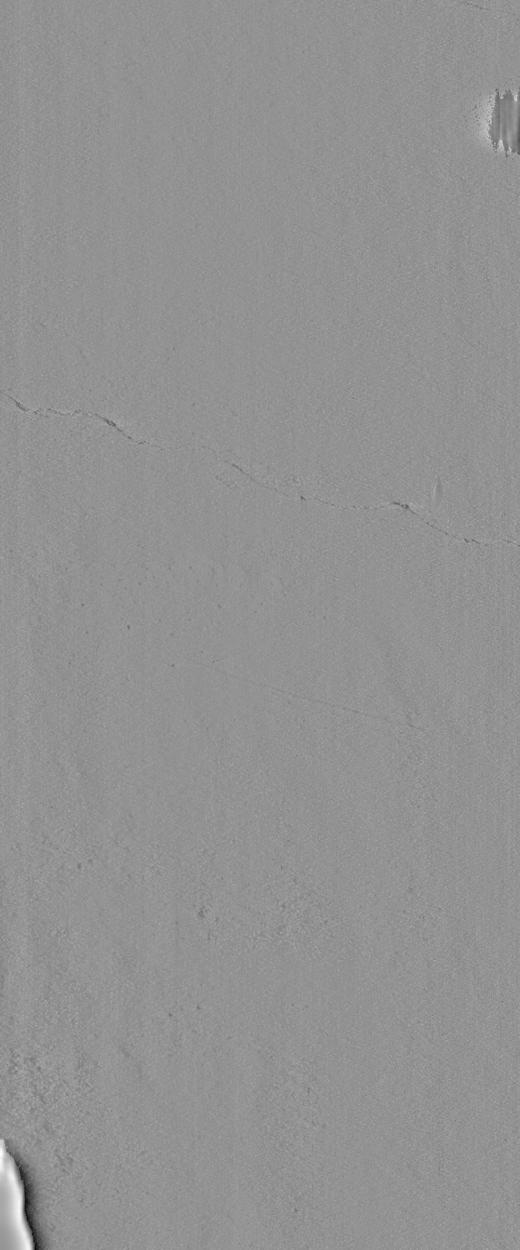
%> input picture input images/0004.tiff, 520 x 1250 px
$ octave HW_crack_width_question.m   (GNU Octave 9; MATLAB toolbox functions it lacks are replaced by stand-ins)
%> lines starting %> are read from the running program, lines starting %| are printed output that depends on the picture; in (x1, y1, x2, y2) boxes, pixels count from 0 and x2, y2 are one past the last pixel; in counts of white or black regions, pixels touching at a corner belong together; the program's own positions count from 1
%> further down, im is the input picture: size 1250x520 uint8; min 6, max 255, mean 146.3
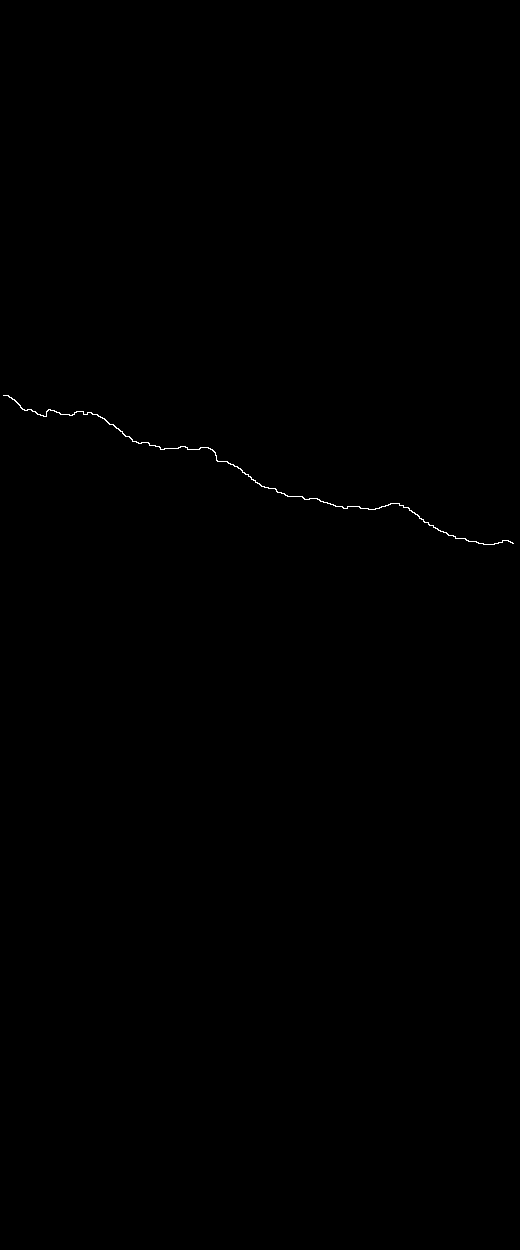
%> input picture ground truth/0004.tiff, 520 x 1250 px
%> further down, gt is the input picture: size 1250x520 uint8; 0.11% white in thin lines or dots, all inside (x1, y1, x2, y2) = (3, 395, 514, 545)
### lowpass.m
function [low_image, high_image] = lowpass(im,f,normalize)
%> called with f = 50
%LOWPASS Summary of this function goes here
%   Detailed explanation goes here

if nargin < 3
  normalize = false;
end

[m,n]=size(im);
%> m = 1250; n = 520

h_fft = zeros(m,n);

% FFT
im_fft = fft2(im);

fx = floor(m * f / 200);
%> fx = 312
fy = floor(n * f / 200);
%> fy = 130

h_fft( (m/2+1) + (-fx:fx) , : ) = im_fft( (m/2+1) + (-fx:fx) , : );
h_fft( : , (n/2+1) + (-fy:fy) ) = im_fft( : , (n/2+1) + (-fy:fy) );
%zero out a symmetric region of frequencies
im_fft( (m/2+1) + (-fx:fx) , : ) = 0;
im_fft( : , (n/2+1) + (-fy:fy) ) = 0;

% inverse FFT
low_image = abs(ifft2(im_fft));
high_image = abs(ifft2(h_fft));

if normalize
  low_image = low_image - min(low_image(:));
  high_image = high_image - min(high_image(:));
  low_image = low_image ./ max(low_image(:));
  high_image = high_image ./ max(high_image(:));
end

end

### crack_detection.m
function [crack] = crack_detection(im,crack)

change_line = true;
change_column = true;

crack = (crack > 0) * 1.0;
gt_dist = 2;

im_mean = mean2(im);
%> im_mean = 146.3
im_std = std2(im);
%> im_std = 5.71

while change_line || change_column
  [crack, change_line] = line_crack_update(im,crack,gt_dist,im_mean,im_std);
  [crack, change_column] = line_crack_update(im',crack',gt_dist,im_mean,im_std);
  crack = crack';
  gt_dist = gt_dist + 1;
end
%> this loop made 11 passes
%> (change_line, change_column) on passes 1 to 11: (true, true), (true, true), (true, true), (true, true), (true, true), (true, true), (true, true), (true, true), (true, true), (false, true), (false, false)
%> pass 1, in crack_detection, `[crack, change_column] = line_crack_update(im',crack',gt_dist,im_mean,..`:
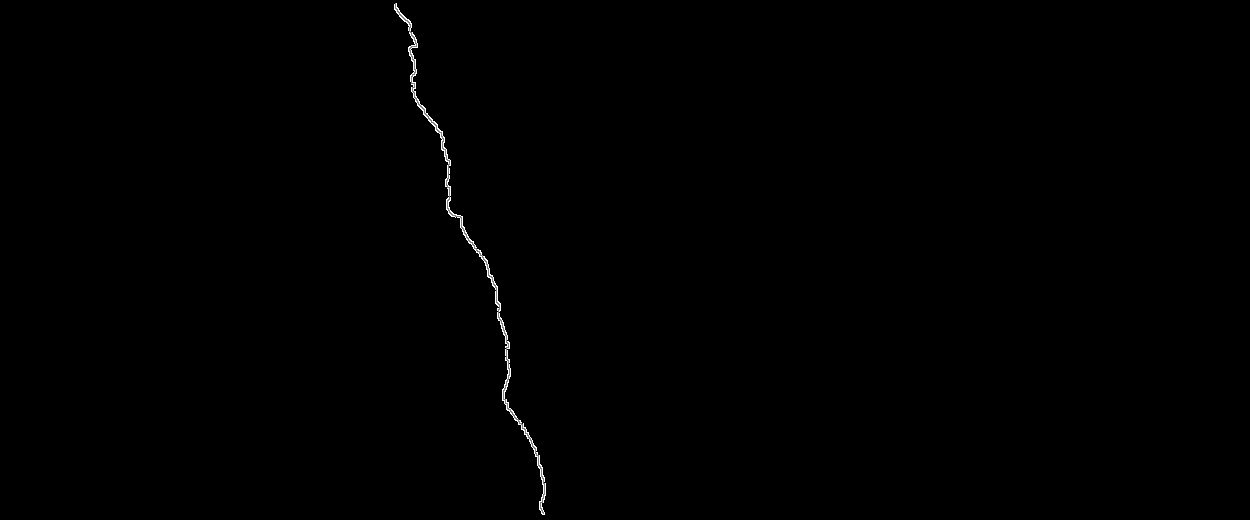
%> crack: size 520x1250 double; min 0, max 2, mean 0.0051; drawn with min black and max white
%> after the loop:
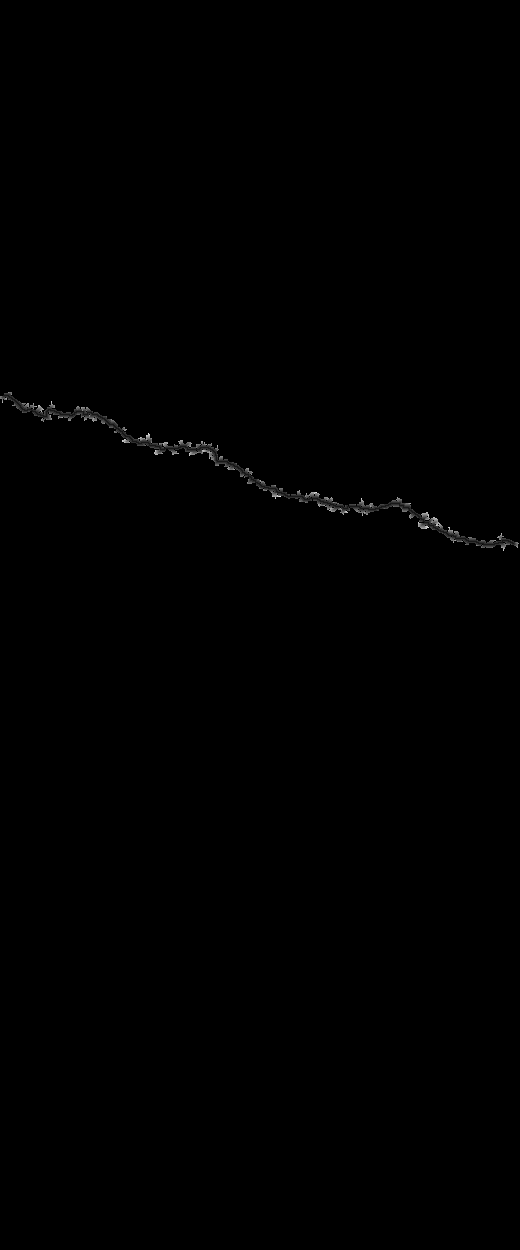
%> crack: size 1250x520 double; min 0, max 11, mean 0.02; drawn with min black and max white
%> after the loop, gt_dist = 13

% revert to the same format as ground truth
crack = (crack > 0) * 255;
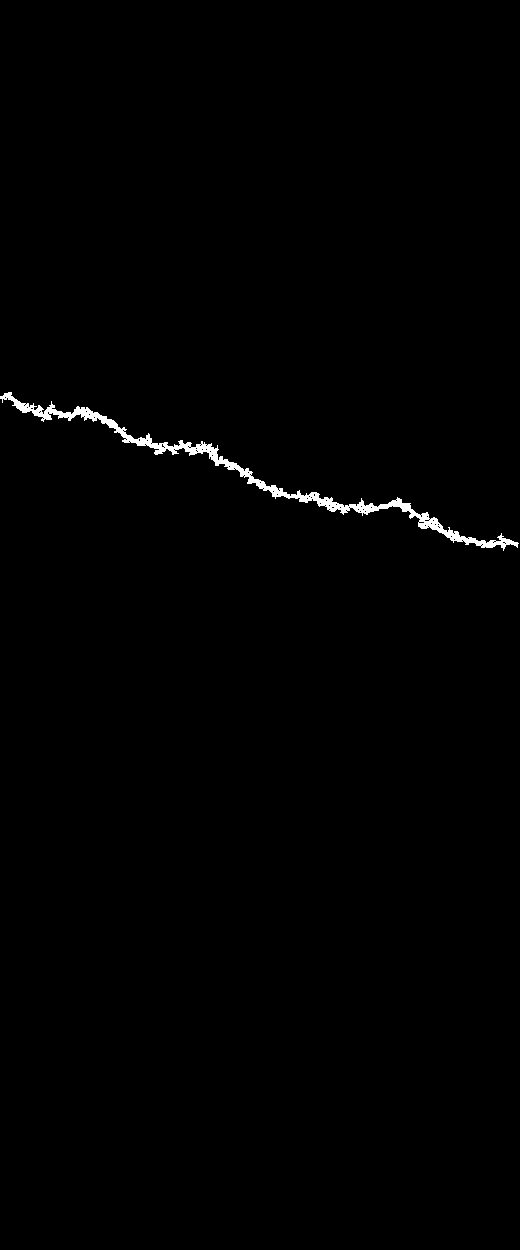
%> crack: size 1250x520 double; 0.64% white; 1 white region, box (x1, y1, x2, y2) and area: (0, 392, 519, 551) 4172

end

### line_crack_update.m
function [crack, change] = line_crack_update(im,crack,gt_dist, im_mean, im_std)

[n,m] = size(im);

force_acept_speed = 20;
change = false;

for l = 1:m
  line = im(:,l);
  c_line = crack(:,l);
  pos = find(c_line >= gt_dist - 1);
  for i = 1:length(pos)
    % if the previous value exist and wasn't already explored
    if (pos(i) > 1) && (crack(pos(i)-1,l) == 0) && (pos(i) + 1 <= n)
      % if we are not on the edge
      if pos(i) > 3
        % compute the acceleration
        v0 = line(pos(i)) - line(pos(i)+1);
        v1 = line(pos(i)-1) - line(pos(i));
        v2 = line(pos(i)-2) - line(pos(i)-1);
        a1 = (v2 - v1) / (abs(v1) + 0.0001); % add 0.0001 to prevent division by 0
        a0 = (v1 - v0) / (abs(v1) + 0.0001); % add 0.0001 to prevent division by 0
        if (line(pos(i)-1) < im_mean-3*im_std) || ((a0 >= -0.2 || a1 >= 0.1) && v1 > 0 && v2 > 0) || ((gt_dist < 6 && (v1+v2) >= 0 && v1 <= 0 && v0 < 0)) || (gt_dist < 6 && v0 < 0 && v1 < 0)
          crack(pos(i)-1,l) = gt_dist;
          change = true;
        end
      % if we cannot compute acceleration, we use speed
      elseif line(pos(i) - 1) > line(pos(i))
        crack(pos(i)-1,l) = gt_dist;
        change = true;
      end
    end
    % if the next value exist and wasn't already explored
    if (pos(i) + 1 <= n) && (crack(pos(i)+1,l) == 0) && (pos(i) > 1)
      % if we are not on the edge
      if pos(i) + 3 <= n
        % compute the acceleration
        v0 = line(pos(i)) - line(pos(i)-1);
        v1 = line(pos(i)+1) - line(pos(i));
        v2 = line(pos(i)+2) - line(pos(i)+1);
        a1 = (v2 - v1) / (abs(v1) + 0.0001); % add 0.0001 to prevent division by 0
        a0 = (v1 - v0) / (abs(v1) + 0.0001); % add 0.0001 to prevent division by 0
        if (line(pos(i)-1) < im_mean-3*im_std) || ((a0 >= -0.2 || a1 >= 0.1) && v1 > 0 && v2 > 0) || (gt_dist < 6 && (v1+v2) >= 0 && v1 <= 0 && v0 < 0) || (gt_dist < 6 && v0 < 0 && v1 < 0)
          crack(pos(i)+1,l) = gt_dist;
          change = true;
        end
      % if we cannot compute acceleration, we use speed
      elseif line(pos(i) + 1) > line(pos(i))
        crack(pos(i)+1,l) = gt_dist;
        change = true;
      end
    end
    old_pos = pos(i);
  end
end

end

### crack_width_detection.m
function [crack_widht] = crack_width_detection(crack)

[n,m] = size(crack);
%> n = 1250; m = 520
crack_widht = zeros(n,m);

linpos = find(crack == 255);
%> linpos = 4172 values from 397 to 648044

for i = 1:length(linpos)
  crack_widht(linpos(i)) = width_detection_ninf(linpos(i), crack);
end
%> this loop made 4172 passes
%> (y in width_detection_ninf, x in width_detection_ninf, w in width_detection_ninf) on passes 1 to 3: (1, 397, 1), (1, 398, 3), (1, 399, 1)

%find square and increment it as the square center is probably in the center of the crack
crack_o = crack_widht(1:n-1,1:m-1);
crack_v = crack_widht(1:n-1,2:m);
crack_h = crack_widht(2:n,1:m-1);
crack_d = crack_widht(2:n,2:m);

square_matrix = (crack_o ~= 0) & (crack_o == crack_v) & (crack_o == crack_d) & (crack_o == crack_h);
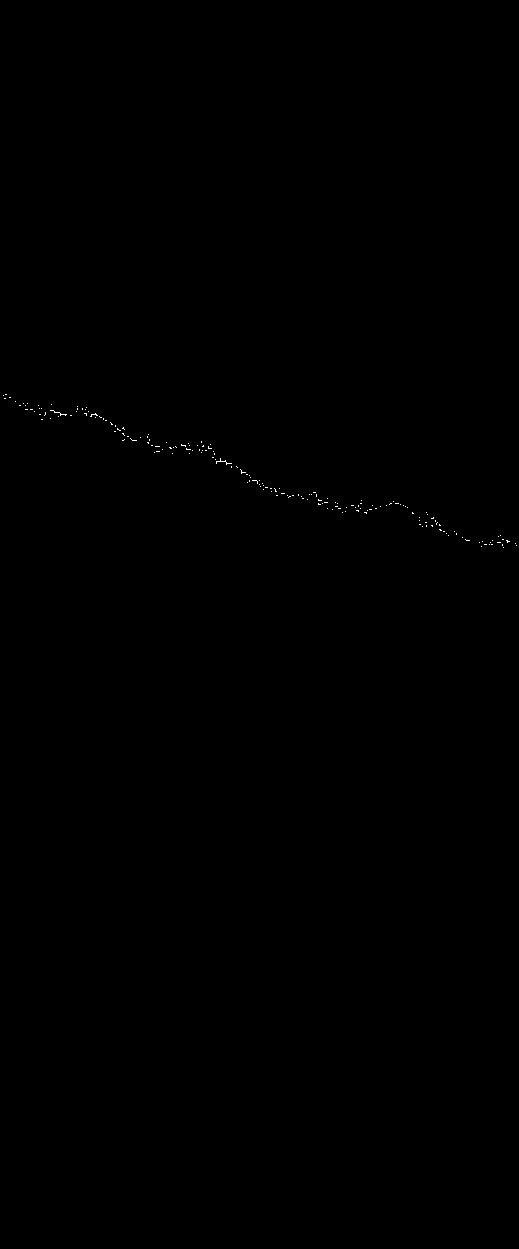
%> square_matrix: size 1249x519 logical; 0.07% white in thin lines or dots, all inside (x1, y1, x2, y2) = (3, 394, 517, 548)

square_linpos = find(square_matrix);
%> square_linpos = 436 values from 4143 to 645030
%switch to x/y coordinate to correct the size difference
y = floor((square_linpos-1)/(n-1));
%> y = 436 values from 3 to 516
x = mod((square_linpos-1), (n-1)) + 1;
%> x = 436 values, max 548 at index 428, min 395 at index 3, mean 470.3
% correct linear position using x/y
square_linpos = y .* n + x;
%> square_linpos = 436 values from 4146 to 645546

% increment found square orgine (not the whole square to prevent multiple incrementation)
crack_widht(square_linpos) = crack_widht(square_linpos) + 1;
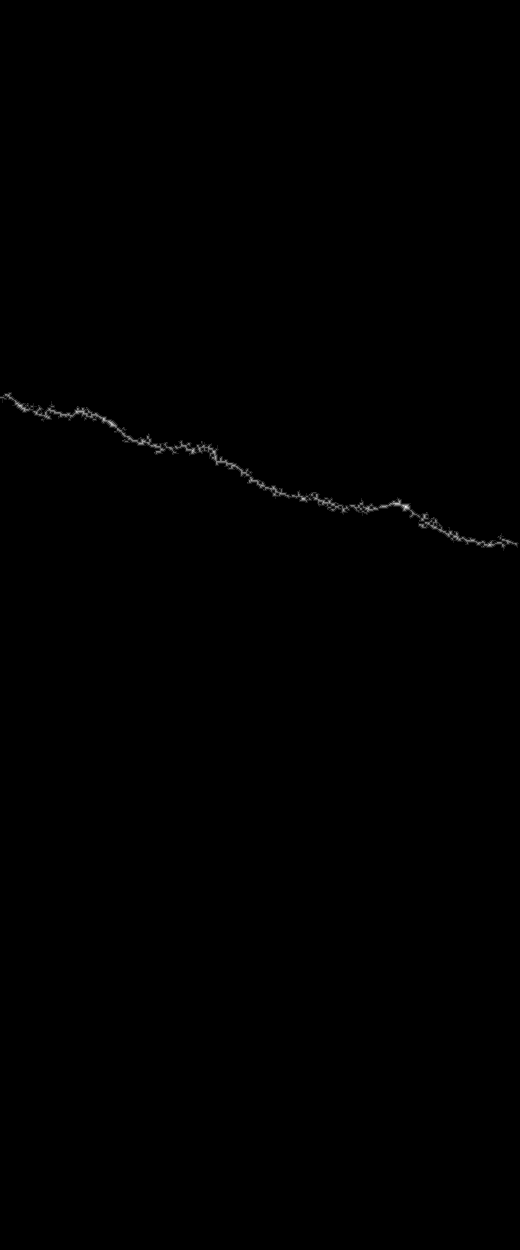
%> crack_widht: size 1250x520 double; min 0, max 8, mean 0.013; drawn with min black and max white

end  % function

### width_detection_ninf.m
function [w] = width_detection_ninf(linpos,crack)

[n,m] = size(crack);
y = floor((linpos-1)/n) + 1;
x = mod((linpos-1), n) + 1;
w = 0;

while true
  x_min = max([1, x-w]);
  x_max = min([n, x+w]);
  y_min = max([1, y-w]);
  y_max = min([m, y+w]);
  if min(min(crack(x_min:x_max,y_min:y_max))) == 0
    break;
  end
  w = w + 1;
end

w = 2 * w - 1;

end

### width_merge.m
function [gt_width] = width_merge(width, gt)

w = 3; % merged value is the max value into a w*2+1 side squar centered on current value

[n,m] = size(gt);
gt_width = zeros(n,m);

linpos = find(gt ~= 0);
%> linpos = 725 values from 4146 to 641794

for i = 1:length(linpos)
  x = mod((linpos(i)-1), n) + 1;
  y = floor((linpos(i)-1)/n) + 1;

  x_min = max([1, x-w]);
  x_max = min([n, x+w]);
  y_min = max([1, y-w]);
  y_max = min([m, y+w]);
  shearch_zone = width(x_min:x_max,y_min:y_max);
  [max_val,max_pos_lin]  = max(shearch_zone(:));

  max_pos_x = x_min + mod((max_pos_lin-1), x_max-x_min+1);
  max_pos_y = y_min + floor((max_pos_lin-1)/(x_max-x_min+1));

  gt_width(linpos(i)) = width_detection_n2(max_pos_x, max_pos_y, width, ceil(max_val * 1.4142));
end
%> this loop made 725 passes
%> (x, y, max_val, max_pos_lin, max_pos_x, max_pos_y) on passes 3 to 5: (396, 6, 5, 46, 396, 9), (396, 7, 5, 39, 396, 9), (396, 8, 5, 32, 396, 9)

end

### width_detection_n2.m
function [w] = width_detection_n2(x,y,crack,exploration_width)

r = ceil(exploration_width / 2);
[n,m] = size(crack);

x_min = max([1, x-r]);
x_max = min([n, x+r]);
y_min = max([1, y-r]);
y_max = min([m, y+r]);
exploration_zone = crack(x_min:x_max,y_min:y_max);

xi = -r:r;
yi = xi';
dist_coef_matrix = sqrt(xi.^2 + yi.^2);

% we are on edge we need to crop dist_coef_matrix
x_min = max([1, 2+r-x]);
x_max = min([2*r+1, r+1+n-x]);
y_min = max([1, 2+r-y]);
y_max = min([2*r+1, r+1+m-y]);
dist_coef_matrix = dist_coef_matrix(x_min:x_max,y_min:y_max);

dist_matrix = (exploration_zone == 0) .* dist_coef_matrix;
% set a very big value to replace 0 to use min later
dist_matrix(find(dist_matrix == 0)) = 1000;


[k,l] = size(dist_matrix);

% divide the space into four quarter to limit the chance to pick two times
% a value from the same side
quarter1 = dist_matrix(1:floor(k/2),   1:floor(l/2)+1);
quarter2 = dist_matrix(floor(k/2)+1:k, 1:floor(l/2));
quarter3 = dist_matrix(floor(k/2):k,   floor(l/2)+1:l);
quarter4 = dist_matrix(1:floor(k/2)+1, floor(l/2):l);

% get the min distance for each quarter
quarter_min_values = zeros(4,1);
quarter_min_values(1) = min(quarter1(:));
quarter_min_values(2) = min(quarter2(:));
quarter_min_values(3) = min(quarter3(:));
quarter_min_values(4) = min(quarter4(:));

% try to get the width by using diagonal value
w = min([quarter_min_values(1) + quarter_min_values(3), quarter_min_values(2) + quarter_min_values(4)]);

if w > 1000
  % if this was not the correct way to get the width use more resilient methods

  quarter_min_values = sort(quarter_min_values);

  if quarter_min_values(1) == 1000
    % no value found, return the exploration radius
    w = r;
    warning('width_detection_n2 did not found the width');
  elseif quarter_min_values(2) == 1000
    % only one quarter as a correct quarter return two time this value
    w = quarter_min_values(1) * 2;
  elseif quarter_min_values(2) > min([y, m-y, x, n-x])
    % if one of the smallest value is bigger than the distance to a edge of the image
    % replace a value by the distance to that edge
    w = quarter_min_values(1) + min([y, m-y, x, n-x]);
  else
    % the end width is the sum of the two min distance
    w = quarter_min_values(1) + quarter_min_values(2);
  end

end


end

### HW_crack_width_question.m
clear all;

high_freq_filter = 50; % percent value

% load sources files
im = imread('input images/0004.tiff');
gt = imread('ground truth/0004.tiff');

% apply low pass filter
[imf, ~] = lowpass(im, high_freq_filter);

% detect crack edge from ground truth
c = crack_detection(imf,gt);

% mesure the crack width using infinite norm for each point of the crack
cw = crack_width_detection(c);

% fit the crack width to the ground truth and recompute the width at the more
% important points using norm two
w = width_merge(cw,gt);

% create figures
high = max(cw(:));

figure(1);
subplot(1,3,1);
imshow(w,[0,high], 'ColorMap', jet);
title('Crack width fitted to ground truth');
colorbar;

subplot(1,3,2);
imshow(cw,[0,high], 'ColorMap', jet(high));
title('Crack width (basic mesure)');
colorbar;

subplot(1,3,3);
imshow(c,[0,255], 'ColorMap', jet(2));
title('Crack position');
colorbar;

figure(2)
subplot(1,2,1);
imshow(im);
title('Original image');
subplot(1,2,2);
imshow(gt);
title('Ground truth');

% this surface representation has position set for image 54, fell free to try other
% position for this or other images.
figure(3);
surf(imf(460:500,180:220), cw(460:500,180:220));
title(strcat('filtered image (',mat2str(high_freq_filter),'%)'));
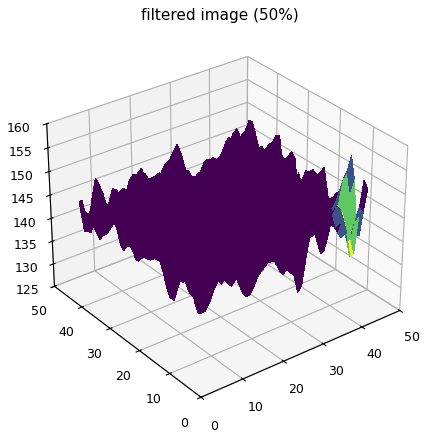
%> figure redrawn from the program's plot data
